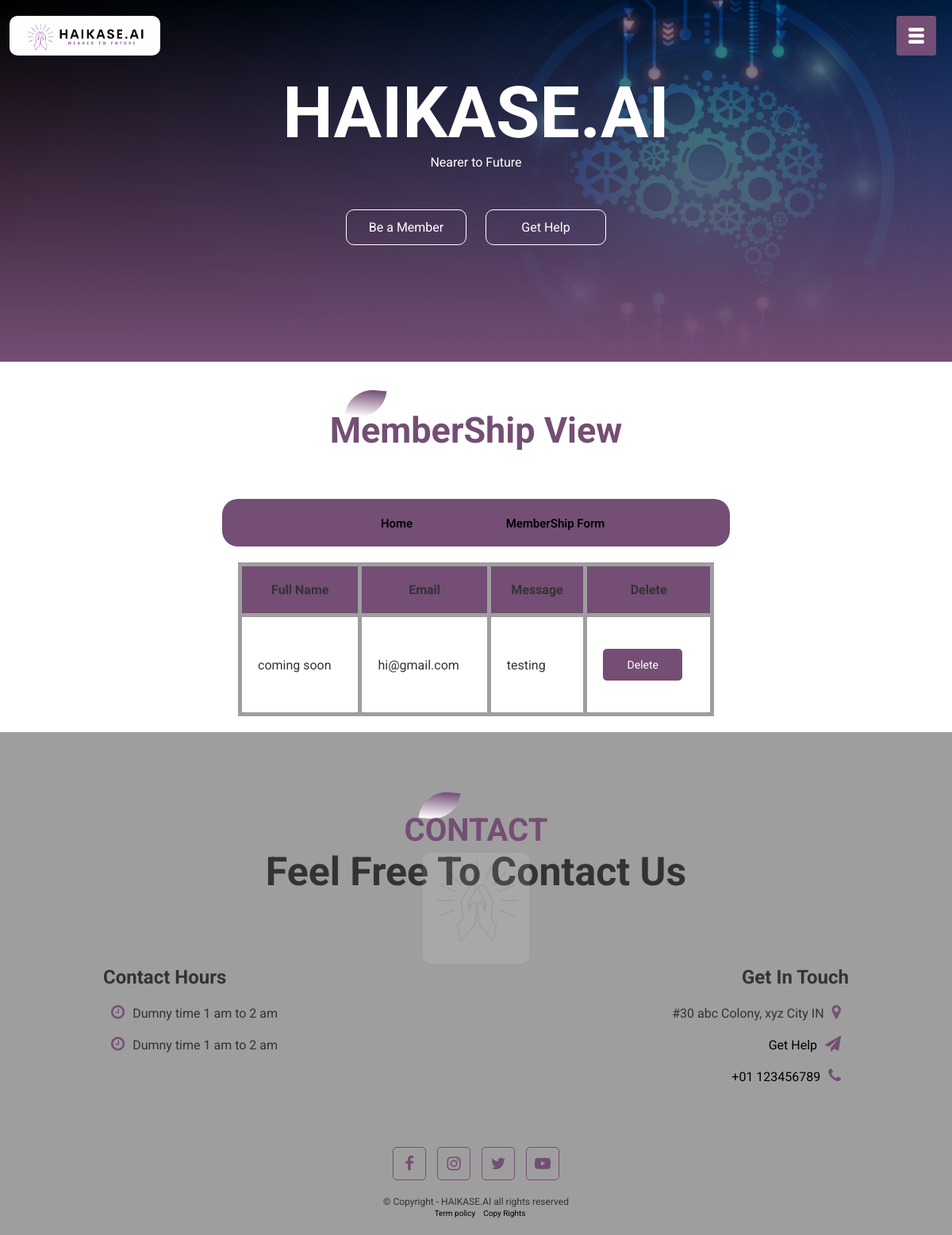
/gethelp_view.php, run on the app's committed database.
### tables this page shows
CREATE TABLE `gethelp` (
  `id` int(11) NOT NULL,
  `full_name` varchar(255) NOT NULL,
  `email` varchar(255) NOT NULL,
  `message` text DEFAULT NULL
);

### gethelp_view.php (the view, shortened to what this page needs)
<?php
include("includes/header.php");
echo '<div class="about-text">
        <p>MemberShip View</p>
        </div>';
?>
<section class="page_nav">
    <div class="container">
        <div class="row">
            <div class="col-md-12">
                <ul>
                    <li>
                        <a href="content_view.php">Home</a>
                    </li>
                    <li>
                        <a href="feedback_view.php">MemberShip Form</a>
                    </li>
                </ul>
            </div>
        </div>
    </div>
</section>
<table class="form_view">
    <tr>
        <th>Full Name</th>
        <th>Email</th>
        <th>Message</th>
        <th>Delete</th>
    </tr>
    <?php
    $result = $conn->query("SELECT * FROM gethelp");
    if ($result->num_rows > 0) {
        while ($row = $result->fetch_assoc()) {
            echo "<tr>";
            echo "<td>" . $row['full_name'] . "</td>";
            echo "<td>" . $row['email'] . "</td>";
            echo "<td>" . $row['message'] . "</td>";
            echo "<td><form method='post' action=''>
        <input type='hidden' name='record_id' value='" . $row['id'] . "'>
        <input type='submit' class='loginbtn' value='Delete'></form></td>";
            echo "</tr>";
        }
    } else {
        echo "<tr><td colspan='10'>No results</td></tr>";
    }
    ?>
</table>
<?php
include("includes/footer.php");
?>

### CSS/style.css (style rules this page uses)
* { margin: 0; padding: 0; font-family: "Roboto", sans-serif; }
:root { --color: rgb(116, 78, 116); --white: white; --light-color: #0b0a0a; --dark-color: #9f9e9e; }
body { font-family: Arial, sans-serif; transition: 0.5s, color 0.5s; background-color: white; color: #333; }
.container { text-align: center; margin-top: 100px; }
.about-text { text-align: center; padding-bottom: 20px; }
.about-text p { margin: auto; margin-top: 60px; font-size: 45px; color: var(--color); font-weight: bold; position: relative; z-index: 1; display: inline-block; }
.about-text p::after { content: ""; width: 50px; height: 35px; background: linear-gradient(var(--color), var(--white)); position: absolute; top: -25px; left: 20px; z-index: -1; transform: rotate(5deg); border-top-left-radius: 35px; border-bottom-right-radius: 35px; }
::placeholder { color: var(--dark-color); font-family: "Roboto", sans-serif; }
.loginbtn { width: 100px; height: 40px; color: var(--white); margin: 20px auto; border: none; border-radius: 5px; font-size: 14px; cursor: pointer; background-color: var(--color); transition: 0.4s ease; }
.form_view { width: 50%; border-collapse: collapse; margin: 20px auto; border-radius: 10px; }
.form_view th { padding: 20px; border: 5px solid var(--dark-color); }
.form_view td { border: 5px solid var(--dark-color); padding: 20px; }
.form_view th { background-color: var(--color); padding: 20px; }
section.page_nav ul li { width: 200px; text-align: center; transition: all 0.8s ease; list-style: none; }
section.page_nav ul li a { color: #000; font-size: 15px; font-weight: 600; transition: all 0.8s ease; text-decoration: none; }
section.page_nav { margin: 40px 0 0; }
section.page_nav ul { width: 600px; height: 20px; margin: 20px auto; margin-top: -60px; background: var(--color); color: #000; display: flex; justify-content: center; align-items: center; padding: 20px; border-radius: 20px; }

### data on the page
gethelp: full_name "coming soon", email "hi@gmail.com", message "testing"
